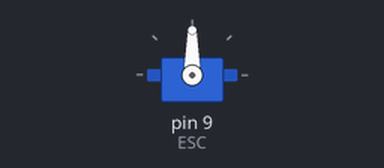
Recording of a sketch running on a simulated Arduino Uno, built with avr-gcc and run on an emulated ATmega328P. Shown: servo.

Above: at 0.1 s.
At 1.1 s:
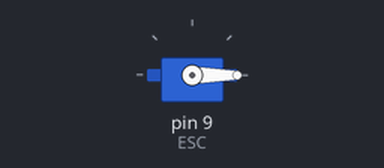
At 6.1 s:
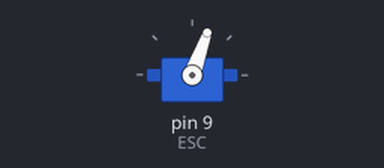
Timing chart, 0 to 7.6 s (numbered marks = the images above):
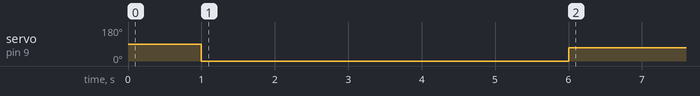

Measured:
- by itself, servo on pin 9 (ESC): 90° → 0° at 1.0 s, → 70° 5.0 s later

The sketch:

control_brushless_motor.ino
```cpp
/*
        Arduino Brushless Motor Control
     by Dejan, https://howtomechatronics.com
*/

#include <Servo.h>

Servo ESC;     // create servo object to control the ESC

//int potValue;  // value from the analog pin

void setup() {
  // Attach the ESC on pin 9
  ESC.attach(9,1000,2000); // (pin, min pulse width, max pulse width in microseconds)
  delay(1000);
  ESC.write(0);
delay(5000);
ESC.write(70);

}

void loop() {


}
```
